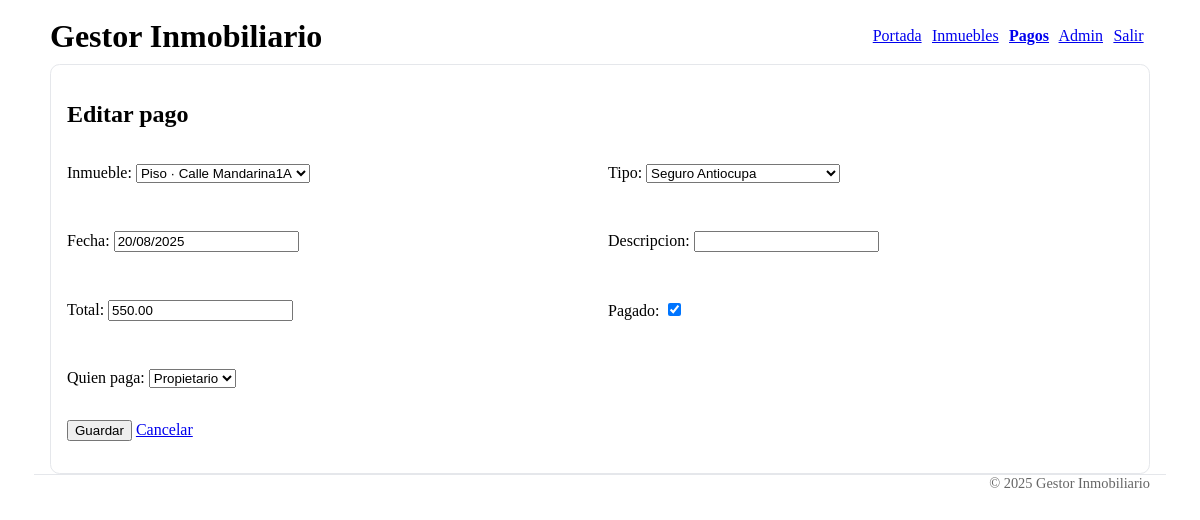
The app's page /pagos/3/editar/ (signed in) with its own data.
### portada/models.py (models this page shows, shortened)
class Pago(models.Model):
    inmueble = models.ForeignKey(Inmueble, on_delete=models.CASCADE, related_name='pagos')
    contrato = models.ForeignKey(Contrato, on_delete=models.SET_NULL, null=True, blank=True, related_name='pagos')
    tipo= models.ForeignKey(TipoPago, on_delete= models.PROTECT, related_name='pagos')
    fecha= models.DateField()
    descripcion= models.CharField(max_length=200, blank=True)
    total = models.DecimalField(max_digits=10, decimal_places=2)
    pagado = models.BooleanField(default=False)
    QUIEN_CHOICES = [
        ('inquilino', 'Inquilino'),
        ('propietario', 'Propietario'),
    ]
    quien_paga = models.CharField(max_length=20 , choices = QUIEN_CHOICES)

class Inmueble(models.Model):
    TIPO_CHOICES =[
        ('piso', 'Piso'),
        ('local', 'Local'),
        ('garaje', 'Garage'),
        ('trastero', 'Trastero'),
    ]
    tipo = models.CharField(max_length=20, choices=TIPO_CHOICES)
    direccion = models.CharField(max_length=200)
    planta = models.CharField(max_length=10, blank=True)
    puerta = models.CharField(max_length=10, blank=True)
    metros = models.FloatField()
    habitaciones = models.IntegerField(null=True, blank=True)
    propietario = models.ForeignKey(Propietario, on_delete=models.CASCADE, related_name='inmuebles')
    def __str__(self):
        return f"{self.get_tipo_display()} · {self.direccion}{self.planta or ''}{self.puerta or ''}".strip()

### inmuebles/views.py (the view)
# urls.py: path('<int:pk>/editar/', views.PagoUpdate.as_view(), name='editar'),
class PagoUpdate(LoginRequiredMixin, UpdateView):
    model = Pago
    form_class = PagoForm
    template_name = 'pagos/form.html'
    success_url = reverse_lazy('pagos:lista')

### inmuebles/views.py
class PagoForm(forms.ModelForm):
    class Meta:
        model = Pago
        fields = ['inmueble', 'tipo', 'fecha', 'descripcion', 'total', 'pagado', 'quien_paga']

### portada/models.py (called while the page is built)
    def __str__(self):
        return self.nombre

### inmuebles/templates/pagos/form.html (shortened to what this page needs)
{% extends "portada/base.html" %}
{% block content %}
<section class="card">
  <h2>{% if view.object %}Editar pago{% else %}Nuevo pago{% endif %}</h2>
  <form method="post">
    <div style="display:grid; grid-template-columns: repeat(2, minmax(240px,1fr)); gap: 1rem;">
      {{ form.as_p }}
    </div>
    <p>
      <button type="submit">Guardar</button>
      <a class="button" href="{% url 'pagos:lista' %}">Cancelar</a>
    </p>
  </form>
</section>
{% endblock %}

### portada/templates/portada/base.html (style rules this page uses)
:root { --accent-hue: 210; --border-color: #e5e7eb; --surface: #f8fafc; }
.card { border:1px solid var(--border-color); border-radius:.6rem; padding:1rem; background: white; }

### records on screen
Pago: inmueble "Piso · Calle Mandarina1A", fecha "20/08/2025", total "550.00", pagado "☑", quien_paga "Propietario"
Inmueble: tipo "Seguro Antiocupa"
